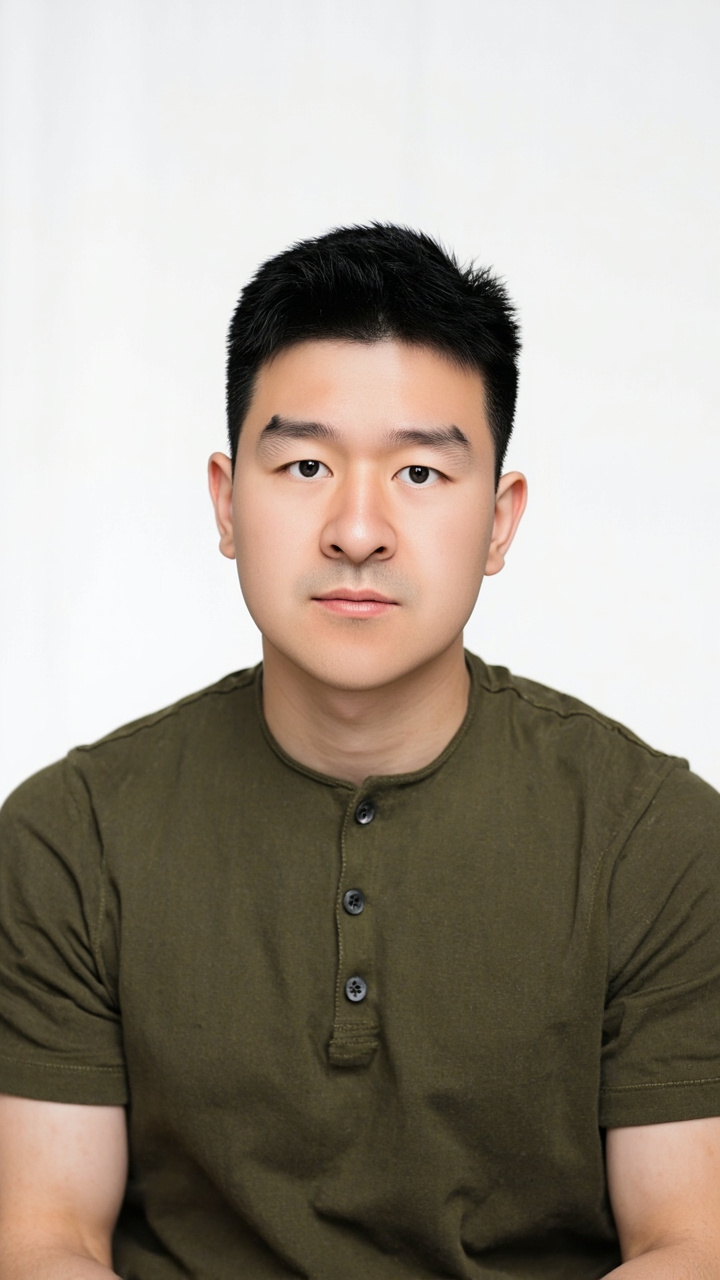
#> input picture skills/hk-zhuchi/assets/host_me_look.jpg, 720 x 1280 px, given in place of host_me_7view_full.jpg, which was not available
$ python sheet_build.py
#> lines starting #> are read from the running program, lines starting #| are printed output that depends on the picture; after the words box and inside, x2 and y2 are one past the last pixel; in counts of white or black regions, pixels touching at a corner belong together; pictures that were not available may be replaced by others from this repository, and a replacement may not be noted
### skills/hk-zhuchi/scripts/backend.py
#!/usr/bin/env python3
# -*- coding: utf-8 -*-
r"""digital-human-koubo · 本机后端适配器（替代 Renoise MCP 这一层工具面）。

上游 skill 的生成动作全部由 agent 通过 MCP 工具完成，脚本本身只负责造 payload 和下载：
    get_account / create_tasks / wait_tasks / download_results / estimate_cost / upload_files
本文件把这一层映射到本机已有的能力，**产物命名沿用上游约定**，所以 assemble.py / align.py
一个都不用改：

    gen/renoise-<taskId>.mp4   ← assemble.py 直接读
    ids.json                   ← {段 id: taskId}

能力映射：
    配音   → MiniMax speech-2.8-hd（云，默认）或本机 VoxCPM2 http://127.0.0.1:8808（本地克隆音色）
    定妆照 → MiniMax image-01（云）。本机没有文生图模型：ComfyUI\models\checkpoints 是空的。
    口播   → 本机 MiniMax H3（ComfyUI:8188，--guide-audio 硬锚定，口型跟配音逐字对齐）
             或云端 MiniMax-H3（/v2/video_generation，参考音频免费）

用法：
    python backend.py account
    python backend.py quote  tasks.json
    python backend.py tts    --text "台词" --out voice/s1.wav [--voice female-shaonv|huakan]
    python backend.py image  --prompt "场景描述" --out stills/x.jpg [--ref assets/avatar_ref.jpg] [--ratio 9:16]
    python backend.py run    tasks.json [--out ids.json] [--backend local|cloud] [--only s1,s2] [--dry-run]
"""
import argparse
import binascii
import json
import math
import os
import re
import shutil
import subprocess
import sys
import time
import urllib.error
import urllib.request
from pathlib import Path

HERE = Path(__file__).resolve().parent
# HK_PRESET 让多个「主持」预设共用这一套引擎：各自只带 persona/配置/素材
SKILL = Path(os.environ.get("HK_PRESET", HERE.parent)).resolve()
WORKSPACE = SKILL

# ------------------------------------------------------------------ 配置

def _cfg():
    """local-backend.json 覆盖默认值；环境变量再覆盖。"""
    cfg = {}
    f = SKILL / "references" / "local-backend.json"
    if f.exists():
        cfg.update(json.loads(f.read_text(encoding="utf-8")))
    for k, v in (("h3_root", "DHK_H3_ROOT"), ("width", "DHK_W"), ("height", "DHK_H"),
                 ("steps", "DHK_STEPS"), ("tts_voice", "DHK_VOICE")):
        if os.environ.get(v):
            cfg[k] = int(os.environ[v]) if k in ("width", "height", "steps") else os.environ[v]
    return cfg

CFG = _cfg()

H3_ROOT = Path(CFG.get("h3_root", "E:/minimax H3"))
H3_PY = H3_ROOT / "venv" / "Scripts" / "python.exe"
H3_CLI = H3_ROOT / "tools" / "h3gen.py"
H3_OUT = H3_ROOT / "ComfyUI" / "output"
COMFY = "http://127.0.0.1:8188"

MM_BASE = CFG.get("minimax_base", "https://api.minimaxi.com/v1")
MM_IMAGE_MODEL = CFG.get("image_model", "image-01")
MM_TTS_MODEL = CFG.get("tts_model", "speech-2.8-hd")
VOXCPM_BASE = CFG.get("voxcpm_base", os.environ.get("VOXCPM_BASE", "http://127.0.0.1:8808/v1"))
VOXCPM_VOICE = CFG.get("voxcpm_voice", os.environ.get("VOXCPM_VOICE", "huakan"))

# 视频定价（元/秒），来源 platform.minimax.cn 定价概览（2026-10）
H3_PRICE = {"MiniMax-H3-Highspeed": 0.40, "MiniMax-H3-Lite": 0.26, "MiniMax-H3": 0.50}
IMAGE_PRICE = 0.025          # 元/张
TTS_PRICE_PER_10K = 3.50     # 元/万字符（汉字算 2 字符）


def _opener():
    # 本机设了系统代理，直连 127.0.0.1 必须绕过，否则会拿到 502
    return urllib.request.build_opener(urllib.request.ProxyHandler({}))


# [69 lines left out: functions mm_key, http_json, estimate, tts_minimax, not called in this run]


HUAKAN_CLI = Path(r"E:\dsh-agents\skills\huakan-tts\bin\huakan.cmd")

# ------------------------------------------------------------------ 豆包 TTS（Vivi 2.0 / 清澈梓梓 等）
DOUBAO_URL = "https://openspeech.bytedance.com/api/v3/tts/unidirectional"
DOUBAO_KEY_PATHS = [Path(r"E:\工作用\.config\secrets\doubao_speech_api_key"),
                    Path.home() / ".config/secrets/doubao_speech_api_key"]


# [165 lines left out: functions doubao_key, tts_doubao, tts_voxcpm, make_voice, image_generate, base64_data_url and 2 more, not called in this run]


# ------------------------------------------------------------------ 显存腾挪
# H3 出画时必须把本机 TTS 服务停掉：VoxCPM 常驻占 ~5.7GB 显存，H3 的 20GB 权重
# 要靠"显存不够就从内存换"才塞得下，两者同时在 → ComfyUI 直接 CUDA out of memory。
# 出完片再把 TTS 服务拉回来。

VOXCPM_SERVER = r"E:\AI\voxcpm-tools\tts_server.py"
VOXCPM_PY = r"E:\AI\envs\voxcpm\Scripts\python.exe"
VOXCPM_MODEL = r"E:\AI\models\VoxCPM2"


# [145 lines left out: functions _python_pids, stop_voxcpm, start_voxcpm, ensure_voxcpm, h3_frames, h3_generate and 3 more, not called in this run]


# ------------------------------------------------------------------ 云端 H3 v2（r2va：图 + 音 → 带原生口播的视频）

H3_V2_URL = "https://api.minimaxi.com/v2/video_generation"
H3_V2_QUERY = "https://api.minimaxi.com/v2/query/video_generation"
# 云端 H3 时长下限 4 秒、每段参考音 2–15 秒
H3_MIN_DUR = 4
VOICE_GAP = 0.25          # 段间静音，和 build_media.py 的 GAP 必须一致


# [15 lines left out: function to_r2va_prompt, not called in this run]


def _data_url(path, mime):
    import base64
    return f"data:{mime};base64," + base64.b64encode(Path(path).read_bytes()).decode()


# [300 lines left out: functions h3_v2_create, h3_v2_wait, pad_audio_to, restart_comfyui, run, extract_line and 2 more, not called in this run]


# [2 lines that do not run on import are left out]

### skills/hk-zhuchi/scripts/sheet_build.py
#!/usr/bin/env python3
# -*- coding: utf-8 -*-
"""把模型生成的一排人物图拆成单视图，再自己拼成标准七视图（4+3，纯白底，无文字）。

为什么自己拼：image-01 的 subject_reference 一张图里最多给 6 个稳定一致的全身像，
角度也听指挥（实测会丢角度、加编号、全变正面）。所以：
    1) 从最好的一排图里检测出每个人像的列区间（按前景像素的列投影切）
    2) 从另一排里补一个缺的角度
    3) 统一"人物高度"后拼成 7 格

用法：python sheet_build.py
"""
import subprocess
import sys
from pathlib import Path

import numpy as np
from PIL import Image

sys.path.insert(0, str(Path(__file__).resolve().parent))
import backend as B  # noqa: E402

ASSETS = B.SKILL / "assets"
OUT_SHEET = ASSETS / "host_me_7view.jpg"
OUT_DIR = ASSETS / "host_me_views"
CELL_W, CELL_H = 432, 768
FIG_H = 700          # 统一后人物高度
N_TOP = 4


def foreground_mask(arr, tol=6):
    """tol 是每通道的百分比容差（6 ≈ 偏离背景 6% 以上算前景）"""
    bg = np.median(np.concatenate([
        arr[0:10, 0:10].reshape(-1, 3), arr[0:10, -10:].reshape(-1, 3),
        arr[-10:, 0:10].reshape(-1, 3), arr[-10:, -10:].reshape(-1, 3)]), axis=0)
    diff = np.abs(arr.astype(np.int16) - bg.astype(np.int16)).max(axis=2)
    return diff > (255 * tol / 100.0)


def column_runs(mask, min_gap=12, min_px=6):
    cols = (mask.sum(axis=0) > min_px).astype(np.int8)
    runs, start = [], None
    for i, v in enumerate(cols):
        if v and start is None:
            start = i
        elif not v and start is not None:
            runs.append((start, i))
            start = None
    if start is not None:
        runs.append((start, len(cols)))
    # 合并间隔过小的碎块
    merged = []
    for r in runs:
        if merged and r[0] - merged[-1][1] < min_gap:
            merged[-1] = (merged[-1][0], r[1])
        else:
            merged.append(r)
    return merged


def figure_bbox(sub_mask):
    ys, xs = np.where(sub_mask)
    if len(ys) == 0:
        return None
    return xs.min(), ys.min(), xs.max() + 1, ys.max() + 1


def cut_views(path, out_dir, prefix, tag=""):
    """从一排人物图里切出每个人像，返回 [(路径, 角度名)]"""
    im = Image.open(path).convert("RGB")
    arr = np.asarray(im)
    mask = foreground_mask(arr)
    runs = column_runs(mask)
    out_dir.mkdir(parents=True, exist_ok=True)
    outs = []
    for i, (x0, x1) in enumerate(runs, 1):
        sub = mask[:, x0:x1]
        bb = figure_bbox(sub)
        if bb is None:
            continue
        fx0, fy0, fx1, fy1 = bb
        pad = 6
        x0 = max(0, x0 + fx0 - pad); x1 = min(arr.shape[1], x0 + (fx1 - fx0) + 2 * pad)
        y0 = max(0, fy0 - pad); y1 = min(arr.shape[0], fy1 + pad)
        crop = im.crop((x0, y0, x1, y1))
        p = out_dir / f"{prefix}_{i}{tag}.jpg"
        crop.save(p, quality=94)
        outs.append((p, (fx1 - fx0) / max(1, (fy1 - fy0))))
    return outs


def normalize(path, out, fig_h=FIG_H):
    """把人物缩放到统一高度，贴到白底格子的底部居中"""
    im = Image.open(path).convert("RGB")
    arr = np.asarray(im)
    mask = foreground_mask(arr)
    bb = figure_bbox(mask)
    if bb is None:
        im.save(out)
        return out
    fx0, fy0, fx1, fy1 = bb
    person = im.crop((fx0, fy0, fx1, fy1))
    w, h = person.size
    scale = fig_h / h
    person = person.resize((max(1, int(w * scale)), fig_h), Image.LANCZOS)
    cell = Image.new("RGB", (CELL_W, CELL_H), (255, 255, 255))
    px = (CELL_W - person.size[0]) // 2
    cell.paste(person, (max(0, px), CELL_H - fig_h))
    cell.save(out, quality=94)
    return out


def stitch(cells, out):
    top = cells[:N_TOP]
    bot = cells[N_TOP:]
    tmp = Path(str(out) + ".parts")
    tmp.mkdir(exist_ok=True)
    args = []
    for p in top + bot:
        args += ["-i", str(p)]
    filt = ("[0][1][2][3]hstack=inputs=4[top];"
            f"[4][5][6]hstack=inputs=3,pad={CELL_W * 4}:{CELL_H}:(ow-iw)/2:0:white[bot];"
            "[top][bot]vstack=inputs=2[out]")
    cmd = ["ffmpeg", "-loglevel", "error", "-y"] + args + ["-filter_complex", filt, "-map", "[out]", "-q:v", "3", str(out)]
    subprocess.run(cmd, check=True)
    for p in tmp.glob("*"):
        p.unlink()
    tmp.rmdir()
    return out


def main():
    main_row = ASSETS / "host_me_7view_full.jpg"     # 6 格：正面 / 3-4 / 正面 / 侧 / 背 / 侧
    extra_row = ASSETS / "host_me_7view_row7_3.jpg"  # 里有干净的背面 3-4
    work = ASSETS / "_sheet_work"
    work.mkdir(exist_ok=True)

    views = cut_views(main_row, work, "m")
#> in cut_views, im is the input picture: PIL image 720x1280 RGB; mean R, G, B 160.7, 152, 140.8
#> in foreground_mask, `bg = np.median(np.concatenate([ arr[0:10, 0:10].reshape(-1, 3), arr[0:..`: bg = [220.5, 194.5, 177.5]
#> in foreground_mask, `return diff > (255 * tol / 100.0)`:
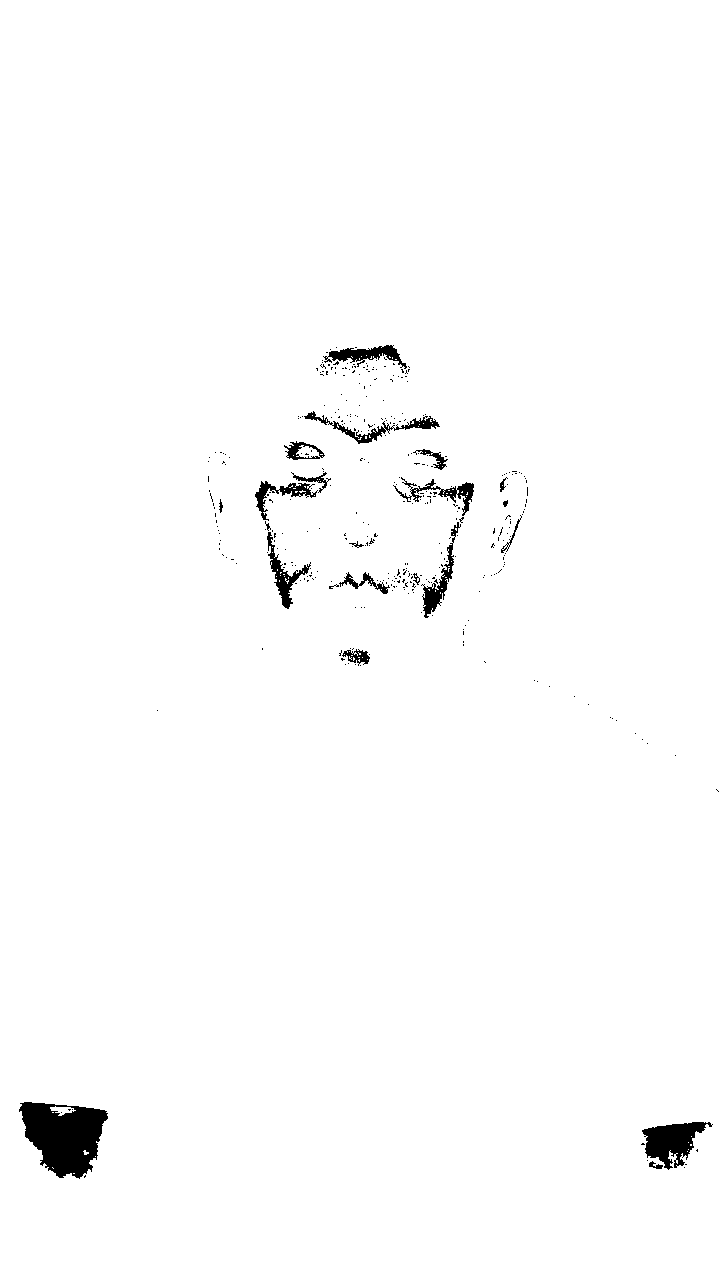
#> returned value: shape (1280, 720) bool; 98.6% white; 367 black regions (346 under 20 px), largest, box (x1, y1, x2, y2) and area: (19, 1102, 108, 1179) 4455, (642, 1122, 713, 1170) 1753, (304, 411, 440, 444) 804
#> in column_runs, `cols = (mask.sum(axis=0) > min_px).astype(np.int8)`: cols = 720 values from 1 to 1
#> the loop in column_runs, `for i, v in enumerate(cols):` made 720 passes
#> start on pass 1: 0
#> after the loop in column_runs, `for i, v in enumerate(cols):`: runs = []; start = 0
#> the loop in column_runs, `for r in runs:` made 1 pass
#> r on pass 1: (0, 720)
#> after the loop in column_runs, `for r in runs:`: merged = [(0, 720)]
#> the loop in cut_views, `for i, (x0, x1) in enumerate(runs, 1):` made 1 pass
#> (i, x0, fx0, fy0, fx1, fy1, pad) on pass 1: (1, 0, 0, 0, 720, 1280, 6)
#> after the loop in cut_views, `for i, (x0, x1) in enumerate(runs, 1):`: outs = 1 item
#> views = 1 item
    print(f"主排切出 {len(views)} 个")
#| 主排切出 1 个
    extras = cut_views(extra_row, work, "x")
#> call 2 of cut_views, with prefix = 'x', tag = ''
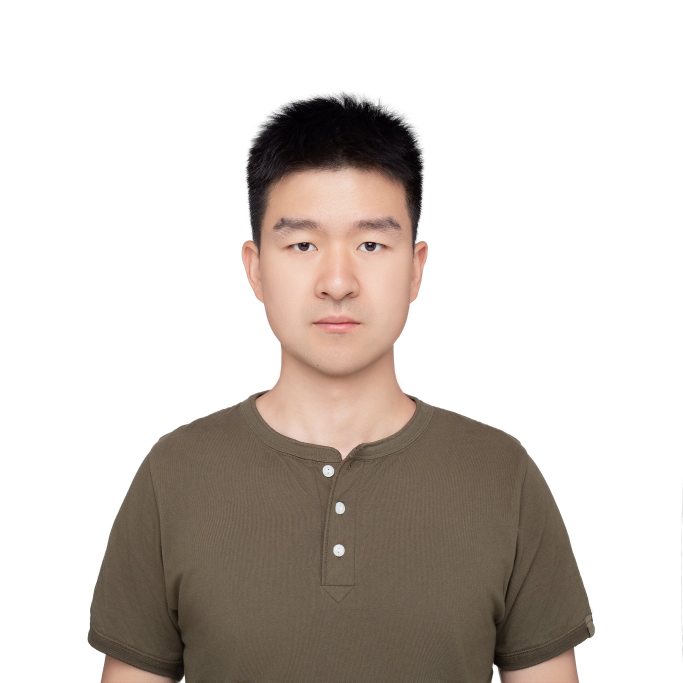
#> input picture skills/hk-zhuchi/assets/host_me_ref.jpg, 2048 x 2048 px, given in place of host_me_7view_row7_3.jpg, which was not available (shown at 1/3 size)
#> in cut_views, im is the input picture: PIL image 2048x2048 RGB; mean R, G, B 208.3, 201.2, 196
#> call 2 of foreground_mask, with tol = 6
#> in foreground_mask (call 2), `bg = np.median(np.concatenate([ arr[0:10, 0:10].reshape(-1, 3), arr[0:..`: bg = [255, 255, 255]
#> in foreground_mask (call 2), `return diff > (255 * tol / 100.0)`:
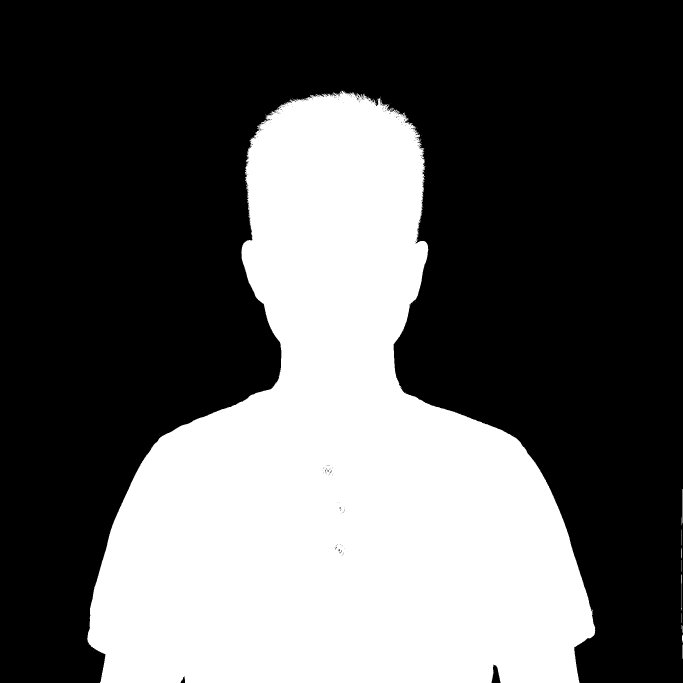
#> returned value: shape (2048, 2048) bool (shown at 1/3 size); 36.2% white; 83 white regions (73 under 20 px), largest, box (x1, y1, x2, y2) and area: (262, 272, 1786, 2048) 1516918, (2043, 1724, 2046, 1832) 137, (2045, 1467, 2047, 1576) 127
#> the loop in column_runs (call 2), `for i, v in enumerate(cols):` made 2048 passes
#> start on passes 264, 2044: 263, 2043
#> the loop in column_runs (call 2), `for r in runs:` made 2 passes
#> r on passes 1 to 2: (263, 1785), (2043, 2048)
#> in cut_views (call 2), `runs = column_runs(mask)`: runs = [(263, 1785), (2043, 2048)]
#> the loop in cut_views (call 2), `for i, (x0, x1) in enumerate(runs, 1):` made 2 passes
#> (i, x0, fx0, fy0, fx1, fy1, pad) on passes 1 to 2: (1, 257, 0, 272, 1522, 2048, 6), (2, 2037, 0, 1467, 5, 1976, 6)
#> pass 1, in cut_views (call 2), `sub = mask[:, x0:x1]`:
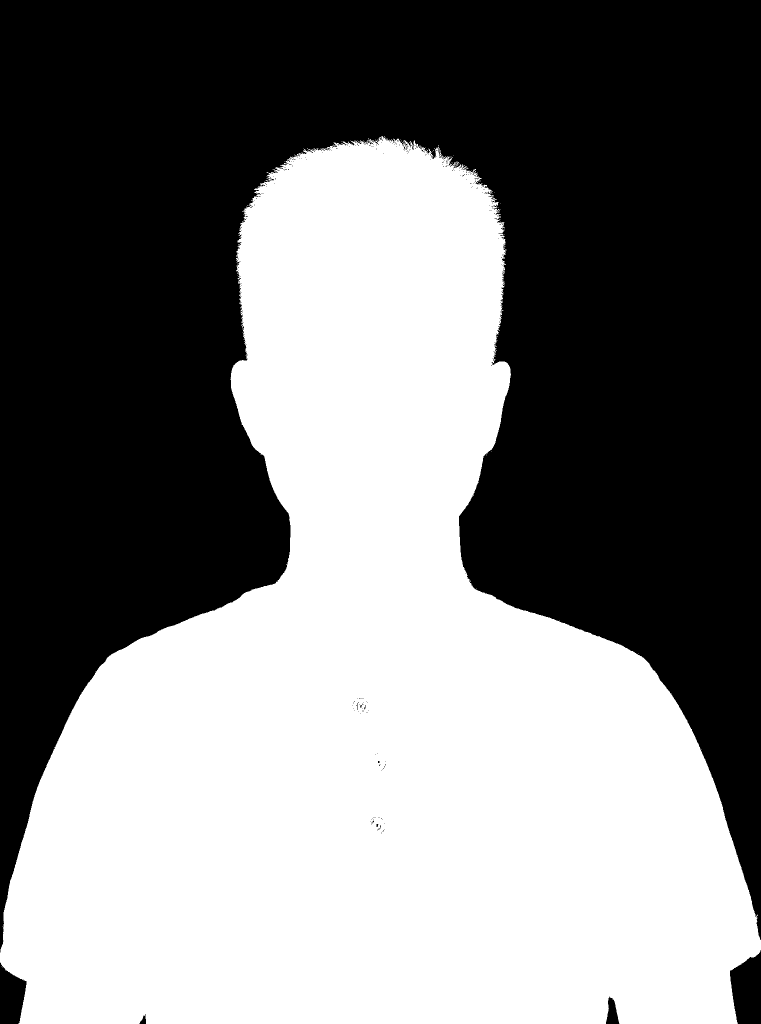
#> sub: shape (2048, 1522) bool (shown at 1/2 size); 48.7% white; 74 white regions (73 under 20 px), largest, box (x1, y1, x2, y2) and area: (0, 272, 1522, 2048) 1516908
#> pass 1, in cut_views (call 2), `crop = im.crop((x0, y0, x1, y1))`:
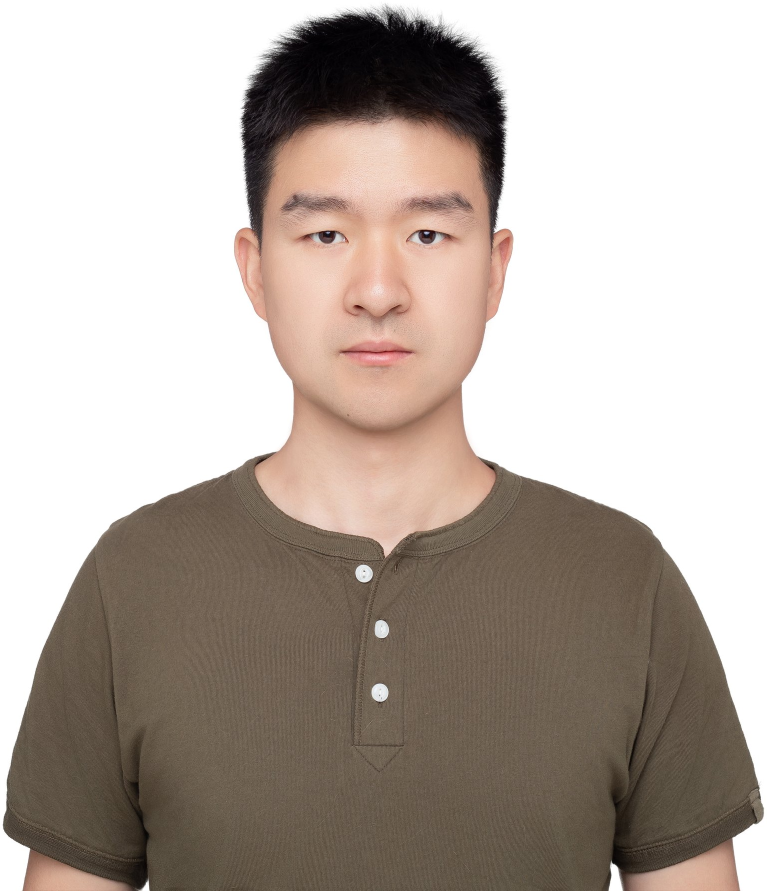
#> crop: PIL image 1534x1782 RGB (shown at 1/2 size); mean R, G, B 183.4, 172.5, 164.4
#> after the loop in cut_views (call 2), `for i, (x0, x1) in enumerate(runs, 1):`: outs = 2 items
#> extras = 2 items
    print(f"备用排切出 {len(extras)} 个")
#| 备用排切出 2 个

    picked = views[:6]
#> picked = 1 item
    if extras:
        # 备用排里取第 4 个（背面 3-4），补第 7 格
        back = extras[min(3, len(extras) - 1)]
        picked.append(back)
        print(f"第 7 格取自备用排：{back[0].name}")
#| 第 7 格取自备用排：x_2.jpg

    cells = []
    OUT_DIR.mkdir(exist_ok=True)
    for i, (p, _) in enumerate(picked, 1):
        cell = work / f"cell{i}.jpg"
        normalize(p, cell)
#> in foreground_mask (call 3), `return diff > (255 * tol / 100.0)`: returned value: shape (1280, 720) bool; 98.7% white; 436 black regions (416 under 20 px), largest, box (x1, y1, x2, y2) and area: (20, 1102, 108, 1179) 4371, (643, 1122, 707, 1169) 1553, (324, 345, 412, 374) 812
#> in normalize, `bb = figure_bbox(mask)`: bb = (0, 0, 720, 1280)
#> in normalize, `fx0, fy0, fx1, fy1 = bb`: fx0 = 0; fx1 = 720; fy1 = 1280
#> in normalize, `cell = Image.new("RGB", (CELL_W, CELL_H), (255, 255, 255))`: cell: PIL image 432x768 RGB; every value is 255
#> in normalize, `cell.paste(person, (max(0, px), CELL_H - fig_h))`:
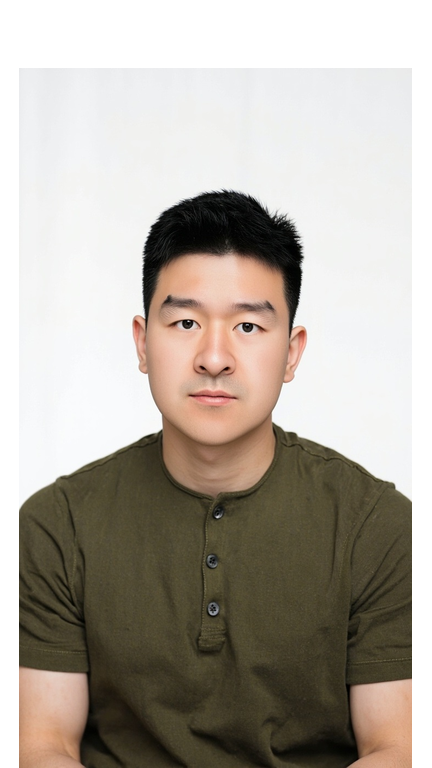
#> cell: PIL image 432x768 RGB; mean R, G, B 176.8, 169.6, 160.3
        cells.append(cell)
        Image.open(p).save(OUT_DIR / f"view_{i}.jpg", quality=94)
    stitch(cells, OUT_SHEET)
#> in stitch, `top = cells[:N_TOP]`: top = 2 items
#> in stitch, `bot = cells[N_TOP:]`: bot = []
#> the loop in stitch, `for p in top + bot:` made 2 passes
#> after the loop in stitch, `for p in top + bot:`: args = 4 items
#> in stitch, `cmd = ["ffmpeg", "-loglevel", "error", "-y"] + args + ["-filter_comple..`: cmd = 15 items
    print(f"✓ {OUT_SHEET.name}  {OUT_SHEET.stat().st_size} bytes")
    print(f"✓ 单视图 {OUT_DIR}/view_1..{len(cells)}.jpg")
#| ✓ 单视图 skills/hk-zhuchi/assets/host_me_views/view_1..2.jpg


if __name__ == "__main__":
    main()
